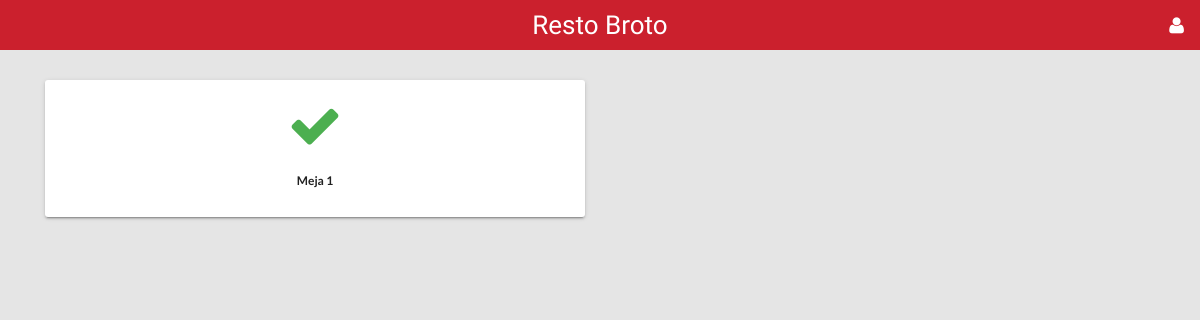
Before: /pelayan/index.php with the older database file.
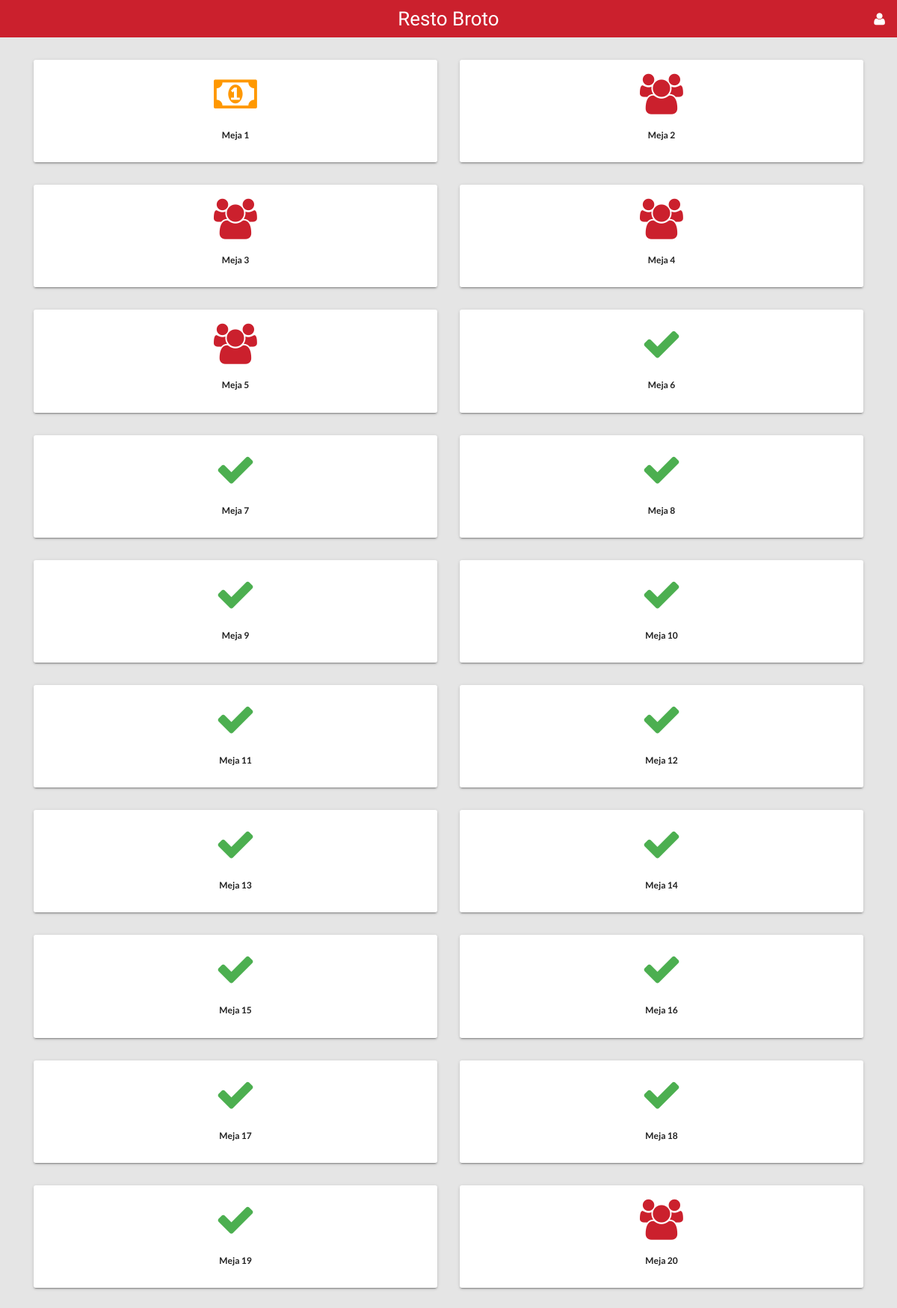
After: the same page with the newer database file.
### tables this page shows
CREATE TABLE `meja` (
  `id_meja` int(11) NOT NULL,
  `nama_meja` varchar(11) NOT NULL,
  `status` enum('Kosong','Terisi','Siap Saji','Bayar') NOT NULL DEFAULT 'Kosong'
);

### pelayan/index.php (the view, shortened to what this page needs)
<?php
  require_once "../proses/connection.php";
?>
<!DOCTYPE html>
<html>
<head>
  <link rel="stylesheet" type="text/css" href="../assets/css/style.css">
  <link rel="stylesheet" type="text/css" href="../assets/css/stylepelanggan.css">
</head>
<body>
  <div class="page">
    <header class="container">
      <nav id="menu" class="navbar navbar-default navbar-fixed-top">
        <div class="logo-center">Resto Broto</div>
        <div class="navbar-collapse collapse">
          <ul class="nav navbar-nav navbar-right">
              <li class="dropdown">
                <a href="#" data-toggle="dropdown" role="button" aria-haspopup="true" aria-expanded="false" class="dropdown-toggle"><i class="fa fa-user fa-lg" style="margin-right: 16px;"></i></a>
              </li>
          </ul>
        </div>
      </nav>
    </header>
    <section id="body" class="container" style="margin-top:80px;">
      <?php
        $strQuery = "SELECT id_meja, nama_meja, status FROM meja ORDER BY id_meja ASC";
        $query = mysqli_query($connection, $strQuery);
        while($result = mysqli_fetch_assoc($query)){
      ?>
      <div class="col-md-6 col-lg-6 col-xs-6">
        <a style="cursor: pointer;" onClick="actionPelayan('<?php echo $result['status'];?>', <?php echo $result['id_meja'];?>)">
          <div class="card text-center">
            <div class="card-block">
              <h4 class="card-title">
                <?php
                  if($result['status'] === "Bayar") {
                ?>
                <i class="fa fa-money fa-3x" aria-hidden="true" style="color: #FF9800;"></i>
                <?php
                  } else if ($result['status'] === "Siap Saji") {
                ?>
                <i class="fa fa-cutlery fa-3x" aria-hidden="true" style="color: #2196F3;"></i>
                <?php
                  } else if ($result['status'] === "Kosong") {
                ?>
                <i class="fa fa-check fa-3x" aria-hidden="true" style="color: #4caf50;"></i>
                <?php
                  } else if ($result['status'] === "Terisi") {
                ?>
                <i class="fa fa-users fa-3x" aria-hidden="true"></i>
                <?php
                  }
                ?>
              </h4>
              <p class="card-text">
                <h6 style="color: #212121;"><b><?php echo "$result[nama_meja]";?></b>
              </p>
            </div>
          </div>
        </a>
      </div>
      <?php
        }
      ?>
  </div>
</body>
</html>

### assets/css/stylepelanggan.css (style rules this page uses)
.navbar .nav, .navbar .nav > li { float: none; display: inline-block; *display: inline; *zoom: 1; vertical-align: top; }
.navbar-collapse { text-align:center; }
.navbar-collapse.collapse { display: block!important; }
.navbar-nav>li, .navbar-nav { float: left !important; }
.navbar-nav.navbar-right:last-child { margin-right: -15px !important; }
.navbar-right { float: right!important; }

Changed rows visible on the page:
changed meja "Meja 1": status "Kosong" → "Bayar" (drawn)
added meja: status "Terisi" (drawn), nama_meja "Meja 2"
added meja: status "Terisi" (drawn), nama_meja "Meja 3"
added meja: status "Terisi" (drawn), nama_meja "Meja 4"
added meja: status "Terisi" (drawn), nama_meja "Meja 5"
added meja: status "Kosong" (drawn), nama_meja "Meja 6"
added meja: status "Kosong" (drawn), nama_meja "Meja 7"
added meja: status "Kosong" (drawn), nama_meja "Meja 8"
added meja: status "Kosong" (drawn), nama_meja "Meja 9"
added meja: status "Kosong" (drawn), nama_meja "Meja 10"
added meja: status "Kosong" (drawn), nama_meja "Meja 11"
added meja: status "Kosong" (drawn), nama_meja "Meja 12"
added meja: status "Kosong" (drawn), nama_meja "Meja 13"
added meja: status "Kosong" (drawn), nama_meja "Meja 14"
added meja: status "Kosong" (drawn), nama_meja "Meja 15"
added meja: status "Kosong" (drawn), nama_meja "Meja 16"
added meja: status "Kosong" (drawn), nama_meja "Meja 17"
added meja: status "Kosong" (drawn), nama_meja "Meja 18"
added meja: status "Kosong" (drawn), nama_meja "Meja 19"
added meja: status "Terisi" (drawn), nama_meja "Meja 20"
